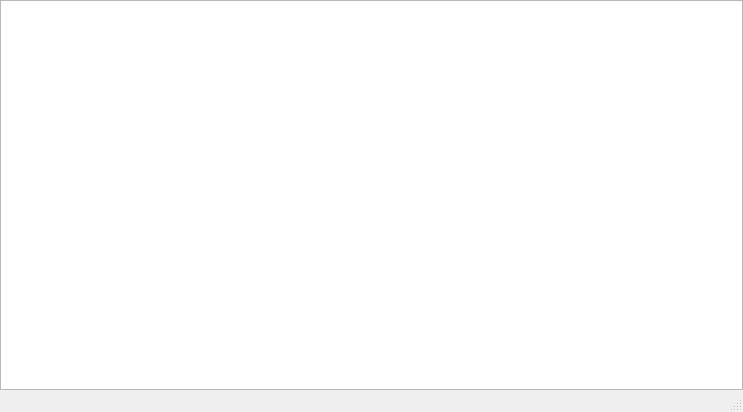
<?xml version="1.0" encoding="UTF-8"?>
<ui version="4.0">
 <class>MainWindow</class>
 <widget class="QMainWindow" name="MainWindow">
  <property name="geometry">
   <rect>
    <x>0</x>
    <y>0</y>
    <width>743</width>
    <height>412</height>
   </rect>
  </property>
  <property name="windowTitle">
   <string>NotePad</string>
  </property>
  <widget class="QWidget" name="centralwidget">
   <layout class="QGridLayout" name="gridLayout">
    <property name="leftMargin">
     <number>0</number>
    </property>
    <property name="topMargin">
     <number>0</number>
    </property>
    <property name="rightMargin">
     <number>0</number>
    </property>
    <property name="bottomMargin">
     <number>0</number>
    </property>
    <item row="0" column="0">
     <layout class="QGridLayout" name="gridLayout_2">
      <item row="0" column="0">
       <widget class="QPlainTextEdit" name="plainTextEdit"/>
      </item>
     </layout>
    </item>
   </layout>
  </widget>
  <widget class="QMenuBar" name="menubar">
   <property name="geometry">
    <rect>
     <x>0</x>
     <y>0</y>
     <width>743</width>
     <height>31</height>
    </rect>
   </property>
  </widget>
  <widget class="QStatusBar" name="statusbar"/>
 </widget>
 <resources/>
 <connections/>
</ui>
